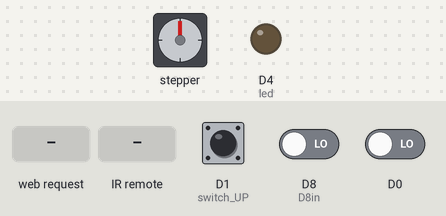
Bench run of a sketch on a simulated ESP8266 (NodeMCU). Shown: stepper motor, output pins drawn as LEDs (lit = HIGH). Wiring (inferred from the names in the program): stepper motor driver (200 steps per turn assumed): step D5; direction D6; enable D7. Inputs (shaded band) come from the test bench; at power-on: D1 (switch_UP) LOW, D8 (D8in) LOW, D0 LOW. WiFi joins after 1.5 s; servers stay silent unless stated; pins used as bus, display or sensor lines are not drawn; what the sketch prints to the serial monitor is not drawn.

Above: at 2.7 s.
2.8 s: HTTP request GET /gpio/open received
At 3.25 s:
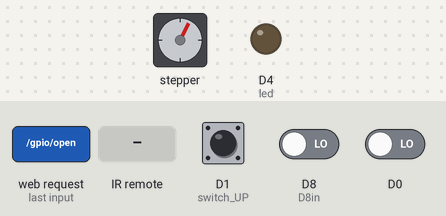
5.8 s: D1 (switch_UP) pulled HIGH for 0.15 s
At 6.6 s:
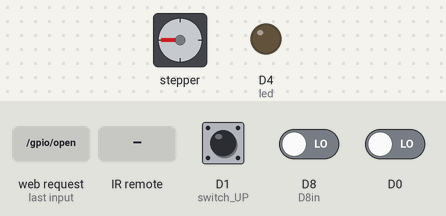
7.4 s: infrared code 0xDB6B38 received
At 7.85 s:
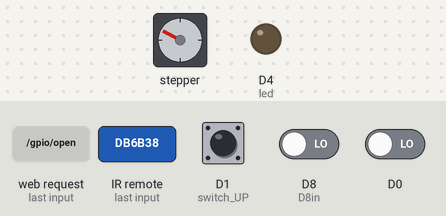
10.4 s: D1 (switch_UP) pulled HIGH for 1 s
12.9 s: HTTP request GET /gpio/open received
At 13.05 s:
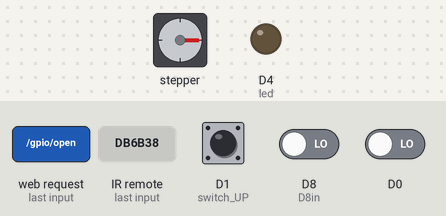
Timing chart, 0 to 16.9 s (numbered marks = the images above; inputs shaded):
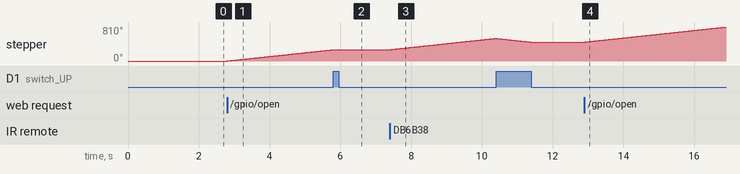

The sketch:

bedroom433step_v4.ino
```cpp
#include <ESP8266WiFi.h>
#include <RCSwitch.h>
RCSwitch mySwitch = RCSwitch();

int val;
int valtest;

int stp = D5; //connect pin 13 to step D5
int dir = D6; // connect pin 12 to dir D6
int led = D4; // connect pin 12 to dir D4
int ena = D7; // connect pin 12 to dir D7
int D8in = D8; // connect pin 12 to dir D8
int a = 0; // gen counter

//const char* ssid = "1111";
//const char* password = "123456";
const char* ssid = "2222";
const char* password = "2222222";
int stepdelay=10;
boolean x = false;

WiFiServer server(80);

void setup() {
mySwitch.enableReceive(D2);
Serial.begin(115200);
delay(10);
Serial.println();
Serial.println();
Serial.print("Connecting to ");
Serial.println(ssid);

pinMode(stp, OUTPUT); //D5
pinMode(dir, OUTPUT); //D6
pinMode(led, OUTPUT); //D4
pinMode(ena, OUTPUT); //D7 pir
digitalWrite(ena, HIGH);
pinMode(D8in, INPUT); //D8 pir
//////////////////////////////////////////////////////
pinMode(D1, INPUT); //switch UP
  WiFi.softAPdisconnect(true);
  WiFi.mode(WIFI_STA);
WiFi.begin(ssid, password);

while (WiFi.status() != WL_CONNECTED) {
delay(500);
Serial.print(".");
}
Serial.println("");
Serial.println("WiFi connected");

// Start the server
server.begin();
Serial.println("Server started");

// Print the IP address
Serial.println(WiFi.localIP());
}

void loop() {
////////////////////////////BBBBB UP///////po chasovoj/////////////////////////////////////////
if (mySwitch.available()) {
int value = mySwitch.getReceivedValue();
int valueD1 = digitalRead(D1); //switch UP
if (value == 14379832 && valueD1 == LOW && x==false) {
Serial.println("buttonB UP");
digitalWrite(dir, HIGH);//направление задает
digitalWrite(ena, LOW);//снимает тормоз
for (int i=0; i <= 1600; i++)
{
digitalWrite(stp, HIGH);
delay(stepdelay);
digitalWrite(stp, LOW);
delay(stepdelay);

int valueD1 = digitalRead(D1); //switch UP
if (valueD1 == HIGH)
{
i=0;
break;
}
}
digitalWrite(stp, LOW); digitalWrite(stp, LOW);
digitalWrite(ena, HIGH);//ставит тормоз
mySwitch.resetAvailable();
x=true;
delay(500);
}

////////////////////////////BBBBB DOWN up///////protiv chasovoj/////////////////////////////////////////
if (value == 14379832 && valueD1 == LOW & x==true) {
Serial.println("buttonB UP");
digitalWrite(dir, HIGH);//направление задает
digitalWrite(ena, LOW);//снимает тормоз
for (int i=0; i <= 400; i++) //поднимаем до сработки или 400 шагов
{
digitalWrite(stp, HIGH);
delay(stepdelay);
digitalWrite(stp, LOW);
delay(stepdelay);

int valueD1 = digitalRead(D1); //switch UP
if (valueD1 == HIGH)
{
i=0;
break;
}
}
Serial.println("buttonB down");
digitalWrite(dir, LOW); //направление задает
digitalWrite(ena, LOW);//снимает тормоз
for (int i=0; i <= 1600; i++)
{
digitalWrite(stp, HIGH);
delay(stepdelay);
digitalWrite(stp, LOW);
delay(stepdelay);

int valueD1 = digitalRead(D1); //switch UP
if (valueD1 == LOW)
{
i=0;
break;
}
}
digitalWrite(stp, LOW); digitalWrite(stp, LOW);
digitalWrite(ena, HIGH);//снимает тормоз
mySwitch.resetAvailable();
x=false;
delay(500);
}


////////////////////////////BBBBB DOWN///////protiv chasovoj/////////////////////////////////////////
if (value == 14379832 && valueD1 == HIGH) {
Serial.println("buttonB down");
digitalWrite(dir, LOW); //направление задает
digitalWrite(ena, LOW);//снимает тормоз
for (int i=0; i <= 1600; i++)
{
digitalWrite(stp, HIGH);
delay(stepdelay);
digitalWrite(stp, LOW);
delay(stepdelay);

int valueD1 = digitalRead(D1); //switch UP
if (valueD1 == LOW)
{
i=0;
break;
}
}
digitalWrite(stp, LOW); digitalWrite(stp, LOW);
digitalWrite(ena, HIGH);//снимает тормоз
mySwitch.resetAvailable();
x=false;
delay(500);
}
}
// Check if a client has connected
WiFiClient client = server.available();
if (!client) {
return;
}

// Read the first line of the request
String req = client.readStringUntil('\r');

int valueD1 = digitalRead(D1); //switch UP
///////////////////////////////////////////////////////UP//////////////
if (req.indexOf("/gpio/open") >0 && valueD1 == LOW && x==false)
{
Serial.println("buttonB UP");
digitalWrite(dir, HIGH);//направление задает
digitalWrite(ena, LOW);//снимает тормоз
for (int i=0; i <= 1600; i++)
{
digitalWrite(stp, HIGH);
delay(stepdelay);
digitalWrite(stp, LOW);
delay(stepdelay);

int valueD1 = digitalRead(D1); //switch UP
if (valueD1 == HIGH)
{
i=0;
break;
}
}
digitalWrite(stp, LOW); digitalWrite(stp, LOW);
digitalWrite(ena, HIGH);//ставит тормоз
x=true;
val = 1;
delay(500);
}


////////////////////////////////////////////////////DOWN up//////////
if (req.indexOf("/gpio/close") >0 && valueD1 == LOW & x==true) {
Serial.println("buttonB UP");
digitalWrite(dir, HIGH);//направление задает
digitalWrite(ena, LOW);//снимает тормоз
for (int i=0; i <= 400; i++) //поднимаем до сработки или 400 шагов
{
digitalWrite(stp, HIGH);
delay(stepdelay);
digitalWrite(stp, LOW);
delay(stepdelay);

int valueD1 = digitalRead(D1); //switch UP
if (valueD1 == HIGH)
{
i=0;
break;
}
}
Serial.println("buttonB down");
digitalWrite(dir, LOW); //направление задает
digitalWrite(ena, LOW);//снимает тормоз
for (int n=0; n <= 1600; n++)
{
digitalWrite(stp, HIGH);
delay(stepdelay);
digitalWrite(stp, LOW);
delay(stepdelay);

}
digitalWrite(stp, LOW); digitalWrite(stp, LOW);
digitalWrite(ena, HIGH);//снимает тормоз
x=false;
val = 0;
delay(500);
}
////////////////////////////////////////////////////DOWN/////////////////////////
if (req.indexOf("/gpio/close") >0 && valueD1 == HIGH) {
Serial.println("buttonB down");
digitalWrite(dir, LOW); //направление задает
digitalWrite(ena, LOW);//снимает тормоз
for (int i=0; i <= 1700; i++)
{
digitalWrite(stp, HIGH);
delay(stepdelay);
digitalWrite(stp, LOW);
delay(stepdelay);

int valueD1 = digitalRead(D1); //switch UP
if (valueD1 == LOW)
{
i=0;
break;
}
}
digitalWrite(stp, LOW); digitalWrite(stp, LOW);
digitalWrite(ena, HIGH);//снимает тормоз
x=false;
val = 0;
delay(500);
}


if (req.indexOf("/reset") >0) {
ESP.restart();
}

client.flush();
client.println("<HTML>"); client.println("<HEAD>"); client.println("<TITLE>ESPwindow</TITLE>"); client.println("</HEAD>"); client.println("<BODY>");
// followed by the HTML for the customised button GUI.
client.println("<br>"); // new line
client.print("<input type=button style=width:100px;height:45px value= Open onmousedown=location.href='/gpio/open'>");
client.print("<input type=button style=width:100px;height:45px value= Close onmousedown=location.href='/gpio/close'>");
client.print("<input type=button style=width:100px;height:45px value= Reset onmousedown=location.href='/reset'>");
client.println("<br>");
client.print("Analog input A0: "); //analog light
client.print("<level>");
client.print(analogRead(A0));
client.print("</level>");
client.println("<br>");
client.print("Digital output D0 GPIO16: "); //podswetka
client.print("<D0>");
client.print(digitalRead(D0));
client.print("</D0>");
client.println("<br>");
client.print("Digital input D1 GPIO05 switch UP: "); //button DOWN
client.print("<D1>");
client.print(digitalRead(D1));
client.print("</D1>");
client.println("<br>");
client.print("Digital input D8 PIR: "); //PIR
client.print("<D8>");
client.print(digitalRead(D8));
client.print("</D8>");
client.println("<br>");
client.print("Virtual switch B: "); //button B
client.print("<V1>");
client.print(x);
client.print("</V1>");
client.println("</BODY>");
client.println("</HTML>");
//stopping client
client.stop();
return;
String s = "HTTP/1.1 200 OK\r\nContent-Type: text/html\r\n\r\n<!DOCTYPE HTML>\r\n<html>\r\nGPIO is now ";
s += (val)?"high":"low";
s += (valtest)?"high":"low";
s += "</html>\n";
}
```

Measured:
- after the input at 2.8 s, stepper: keeps turning clockwise at about 91°/s, starting at once
- after the input at 5.8 s, stepper: stops changing and stays 270°
- after the input at 7.4 s, stepper: keeps turning clockwise at about 91°/s, starting at once
- after the input at 12.9 s, stepper: keeps turning clockwise at about 90°/s, starting at once
